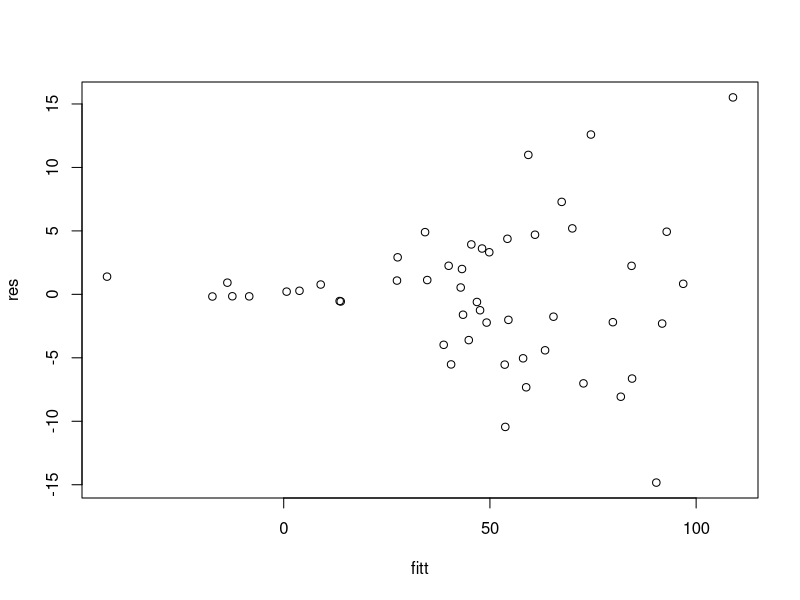

Reproduce this figure in R.
x<- rnorm(50,10,8)
e <- c()
fitt <- c()

for(i in 1:50){
  e[i] <- rnorm(1,0,0.4*abs(x[i]))
}
y <- 3 + 4 * x + e
fit <- lm(y~x)

summary(fit)
res <- residuals(fit)
fitt <- fitted(fit)
plot(fitt,res)



# Regression from scratch ----
X1 <- c(1,2,3)
X2 <- c(5,9,7)
oness <- c(1,1,1)
y <- c(10,12,15)
X <- cbind(oness, X1, X2)
betaCoef <- solve(t(X) %*% X) %*% t(X) %*% y
yhat <- X %*% betaCoef

## the second example ----
t(X) %*% X
t(X) %*% y



# example one ----
x1 <- c(7,1,11,11,7,11,3,1,2,21,1,11,10)
x2 <- c(26,29,56,31,52,55,71,31,54,47,40,66,68)
x3 <- c(6,15,8,8,6,9,17,22,18,4,23,9,8)
x4 <- c(60,52,20,47,33,22,6,44,22,26,34,12,12)
y <- c(78.5,74.3,104.3,87.6,95.9,109.2,102.7,72.5,93.1,115.9,83.8,113.3,109.4)

x <- cbind(x1,x2,x3,x4)
cor(x)
det(cor(x))
det(solve(t(x) %*% x))
# we have multicollinearity for sure
b <- solve(t(x) %*% x) %*% t(x) %*% y
e <- eigen(solve(t(x) %*% x))

# for finding out about kappa:
e$values[1] / e$values[4]

 



e$values[1] / sum(e$values)



(e$values[1] + e$values[2]) / sum(e$values)

# VIF ----
xx1 <- lm(x1 ~ x2 + x3 + x4)
summary(xx1)$r.squared
vi_1 <- 1 / (1 - summary(xx1)$r.squared)
vi_1



xx2 <- lm(x2 ~ x1 + x3 + x4)
summary(xx2)$r.squared
vi_2 <- 1 / (1 - summary(xx2)$r.squared)
vi_2


xx3 <- lm(x3 ~ x1 + x2 + x4)
summary(xx3)$r.squared
vi_3 <- 1 / (1 - summary(xx3)$r.squared)
vi_3


xx4 <- lm(x4 ~ x1 + x3 + x2)
summary(xx4)$r.squared
vi_4 <- 1 / (1 - summary(xx4)$r.squared)
vi_4

# ANOVA -----
anova(lm(y ~ x1 + x2 + x3 + x4))


# Ridge regression ----
